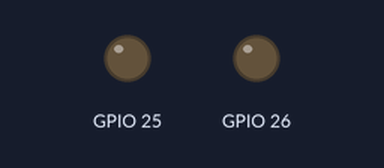
Bench run of a sketch on a simulated ESP32. On the bench: output pins drawn as LEDs (lit = HIGH). What the sketch prints to the serial monitor is not drawn.

Above: at 0.1 s.
At 2.1 s:
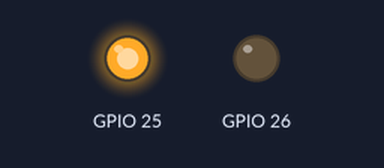
At 7.1 s:
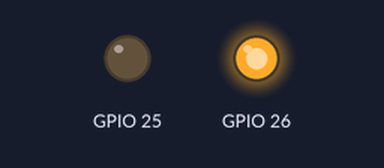
At 31.69 s:
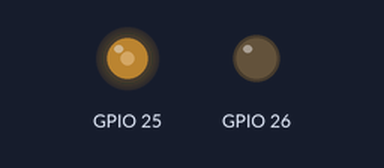
Timing chart, 0 to 33.7 s (numbered marks = the images above):
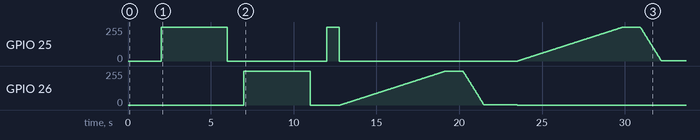

The sketch:

teste_com_motor_v1.ino
```cpp
int count1;

void setup()
{
  Serial.begin(38400);
  pinMode(25, OUTPUT);
  pinMode(26, OUTPUT);
}

void loop(){
  Start();
  Teste1();
  Teste2();
  delay(5000);
  Serial.print("Recomecando... \n");
  delay(1000);
}


void Teste2(){
  Serial.println();
  Serial.print("Analog Test \n");
  Serial.print("Pin A-OFF \n");
  Serial.print("Pin B: ");
  digitalWrite(25, LOW);
  count1 = 0;

  while(count1 <= 255){
    analogWrite(26, count1);
    Serial.print(count1);
    Serial.print("-");
    count1 = count1 + 1;
    delay(25);
  }
  if(count1 >= 255) delay(1000);
  while(count1 >= 0){
    analogWrite(26, count1);
    Serial.print(count1);
    Serial.print("-");
    count1 = count1 - 5;
    delay(25);
  }

  delay(2000);
  Serial.println();
  Serial.print("Pin B-OFF \n");
  Serial.print("Pin A: ");
  digitalWrite(26, LOW);
  count1 = 0;

  while(count1 <= 255){
    analogWrite(25, count1);
    Serial.print(count1);
    Serial.print("-");
    count1 = count1 + 1;
    delay(25);
  }
  if(count1 >= 255) delay(1000);
  while(count1 >= 0){
    analogWrite(25, count1);
    Serial.print(count1);
    Serial.print("-");
    count1 = count1 - 5;
    delay(25);
  }
}

void Teste1(){
  Serial.print("Digital Test \n");
  Serial.print("Pin: ");
  Serial.print("25 ON / 26 OFF ");
  digitalWrite(25, HIGH);
  digitalWrite(26, LOW);
  delay(4000);
  Serial.print("- 25 OFF / 26 OFF ");
  digitalWrite(25, LOW);
  digitalWrite(26, LOW);
  delay(1000);
  Serial.print("- 25 OFF / 26 ON ");
  digitalWrite(25, LOW);
  digitalWrite(26, HIGH);
  delay(4000);
  Serial.print("- 25 OFF / 26 OFF ");
  digitalWrite(25, LOW);
  digitalWrite(26, LOW);
  delay(1000);

  Serial.print("25 ON / 26 OFF ");
  digitalWrite(25, HIGH);
  digitalWrite(26, LOW);
  delay(750);
  Serial.print("- 25 OFF / 26 OFF ");
  digitalWrite(25, LOW);
  digitalWrite(26, LOW);
  //delay(50);
  Serial.print("- 25 OFF / 26 ON ");
  digitalWrite(25, LOW);
  digitalWrite(26, HIGH);
  //delay(750);
  Serial.print("- 25 OFF / 26 OFF ");
  digitalWrite(25, LOW);
  digitalWrite(26, LOW);
  delay(50);
  Serial.println();
}

void Start(){
  Serial.print("TEST START");
  delay(500);
  Serial.print(".");
  delay(500);
  Serial.print(".");
  delay(500);
  Serial.print(". \n \n");
  delay(500);
}
```
